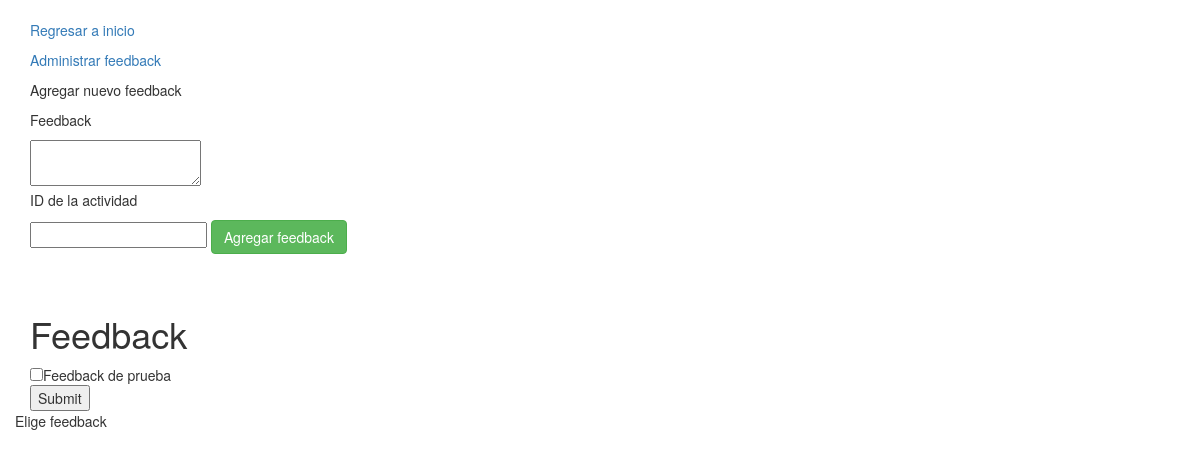
Before: /feedback/1 with the older database file.
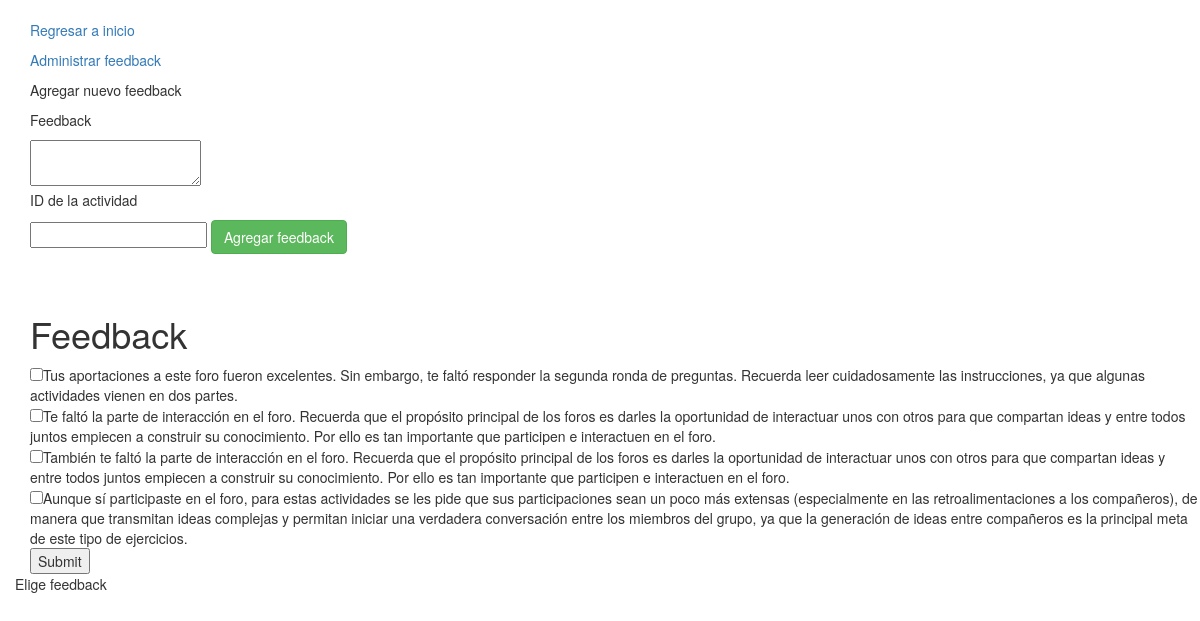
After: the same page with the newer database file.
### feedbackinator/models.py (models this page shows)
class Feedback(db.Model):
	id = db.Column(db.Integer, primary_key=True)
	actividad = db.Column(db.Integer, db.ForeignKey("actividades.id"), nullable=False)
	feedback = db.Column(db.Text, nullable = False)
	def __repr__(self):
		return self.feedback

### feedbackinator/routes.py (the view, shortened to what this page needs)
@app.route("/feedback/<actividad>", methods=["GET", "POST"])
def feedback(actividad):
	feedback = Feedback.query.filter_by(actividad=actividad).all()
	if request.method=="GET":
		mensaje = "Elige feedback"
		return render_template("feedback.html", actividad=actividad, feedback=feedback, mensaje=mensaje)

### feedbackinator/templates/feedback.html (shortened to what this page needs)
{% extends "base.html" %}
{% block content %}
<div class="container mt-3 mb-10">
</div>
<div class="container mt-3 mb-10">
	<p><a href="/">Regresar a inicio</a></p>
	<p><a href="/managefeedback/{{actividad}}">Administrar feedback</a></p>
    <p>Agregar nuevo feedback</p>
    <form class="form-inline my-2 my-lg-0" action="/nuevofeedback" method="POST">
    <p>Feedback</p>
    	<textarea id="feedback", name="feedback">
        </textarea><br>
    <p>ID de la actividad</p>
    <input type="text", id="nombreactividad", name="nombreactividad" required>
    <button type="submit" class="btn btn-success">Agregar feedback</button>
    </form>
</div>
<div class="container mt-3 mb-10">
</div>
<div class="container mt-3 mb-10">
</div>
<div class="container mt-3 mb-10">
    <h1>Feedback</h1>
</div>
<div class="container">
	<div class="row">
	    <div class="col-sm-8">
	    	<form method="POST" action="/feedback/{{actividad}}">
	    	{% if feedback is not none %}
		        {% for feed in feedback %}
		        <div class="container">
		            <div class="row mb-3">
		                   <input type="checkbox" value="{{feed.id}}" name="formafeedback">{{ feed }}
		            </div>
		        </div>
		        {% endfor %}
		        <input type="submit">
		    {% else %}
		        <div class="container">
		            <h4>Todavía no hay ningún curso.</h4>
		        </div>
		    {% endif %}
			</form>
	    </div>
	</div>
	<div class ="row">
    	{{mensaje}}
    </div>
 </div>
{% endblock %}

### feedbackinator/templates/base.html (shortened to what this page needs)
<!doctype html>
<html lang="en">
  <head>
    <link rel="stylesheet" href="https://stackpath.bootstrapcdn.com/bootstrap/3.4.1/css/bootstrap.min.css">
  </head>
  {% block content %}
  {% endblock %}
  </body>
</html>

Changed rows visible on the page:
removed Feedback: feedback "Feedback de prueba"
added Feedback: feedback "Tus aportaciones a este foro fueron excelentes. Sin embargo, te faltó responder la segunda ronda de preguntas. Recuerda leer cuidadosamente las instrucciones, ya que algunas actividades vienen en dos partes."
added Feedback: feedback "Te faltó la parte de interacción en el foro. Recuerda que el propósito principal de los foros es darles la oportunidad de interactuar unos con otros para que compartan ideas y entre todos juntos empiecen a construir su conocimiento. Por ello es tan importante que participen e interactuen en el foro."
added Feedback: feedback "También te faltó la parte de interacción en el foro. Recuerda que el propósito principal de los foros es darles la oportunidad de interactuar unos con otros para que compartan ideas y entre todos juntos empiecen a construir su conocimiento. Por ello es tan importante que participen e interactuen en el foro."
added Feedback: feedback "Aunque sí participaste en el foro, para estas actividades se les pide que sus participaciones sean un poco más extensas (especialmente en las retroalimentaciones a los compañeros), de manera que transmitan ideas complejas y permitan iniciar una verdadera conversación entre los miembros del grupo, ya que la generación de ideas entre compañeros es la principal meta de este tipo de ejercicios."
